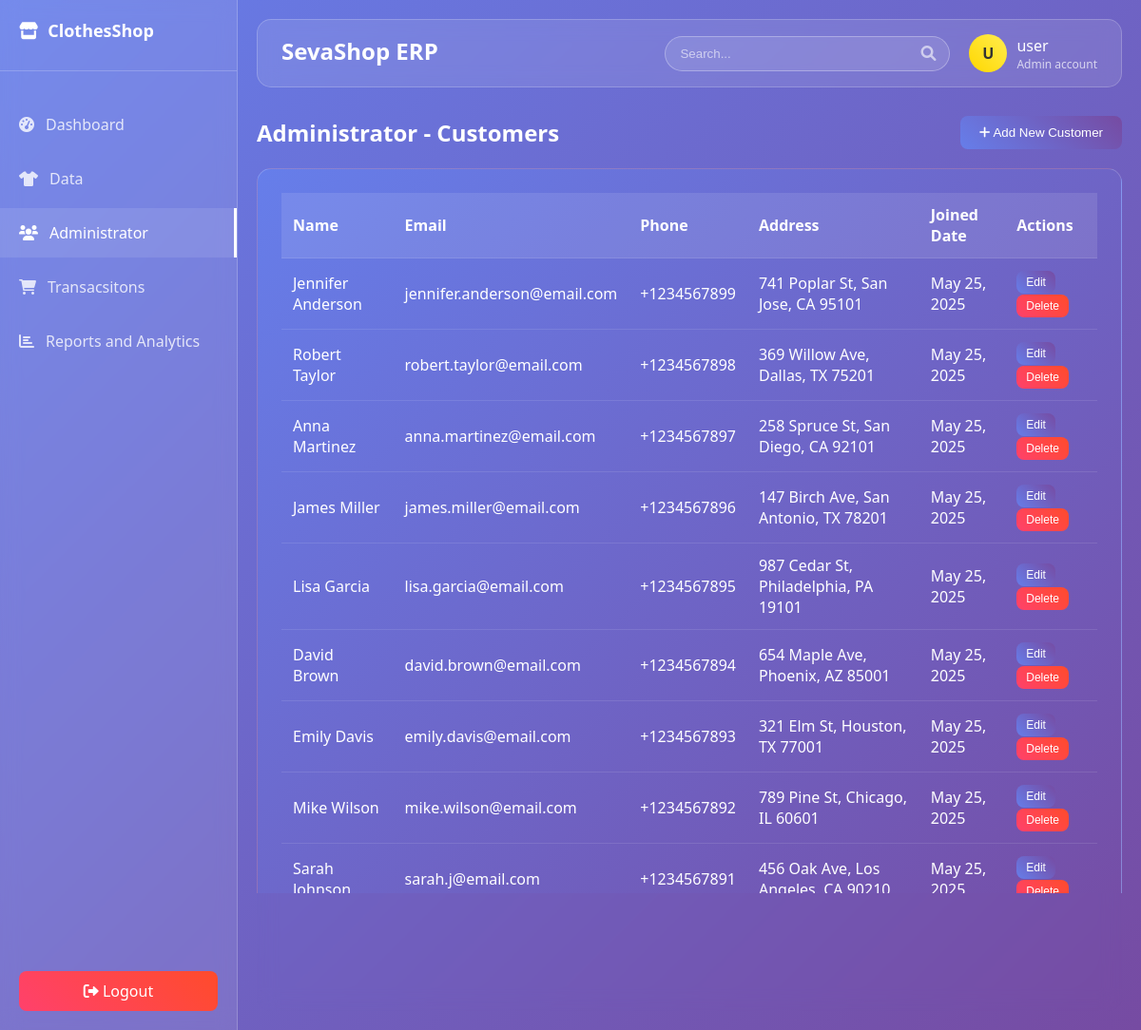
The page /customers/ (signed in) on the database its author committed.
### erp_app/models.py (models this page shows, shortened)
class Customer(models.Model):
    name = models.CharField(max_length=200)
    email = models.EmailField()
    phone = models.CharField(max_length=20)
    address = models.TextField()
    created_at = models.DateTimeField(auto_now_add=True)

### erp_app/views.py (the view, shortened to what this page needs)
# urls.py: path('customers/', views.customers, name='customers'),
@login_required
def customers(request):
    customers = Customer.objects.all().order_by('-created_at')
    context = {
        'customers': customers,
    }
    return render(request, 'customers.html', context)

### templates/customers.html (shortened to what this page needs)
{% extends 'base.html' %}
{% block content %}
<div style="display: flex; justify-content: space-between; align-items: center; margin-bottom: 20px;">
    <h2>Administrator - Customers</h2>
    <button class="btn btn-primary" onclick="toggleAddForm()">
        <i class="fas fa-plus"></i> Add New Customer
    </button>
</div>
<div class="table-container">
    <table>
        <thead>
            <tr>
                <th>Name</th>
                <th>Email</th>
                <th>Phone</th>
                <th>Address</th>
                <th>Joined Date</th>
                <th>Actions</th>
            </tr>
        </thead>
        <tbody>
            {% for customer in customers %}
            <tr>
                <td>{{ customer.name }}</td>
                <td>{{ customer.email }}</td>
                <td>{{ customer.phone }}</td>
                <td>{{ customer.address|truncatechars:50 }}</td>
                <td>{{ customer.created_at|date:"M d, Y" }}</td>
                <td>
                    <button class="btn btn-primary" style="padding: 5px 10px; font-size: 12px;">Edit</button>
                    <button class="btn btn-danger" style="padding: 5px 10px; font-size: 12px;">Delete</button>
                </td>
            </tr>
            {% empty %}
            <tr>
                <td colspan="6" style="text-align: center; opacity: 0.7;">No customers found. Add your first customer!</td>
            </tr>
            {% endfor %}
        </tbody>
    </table>
</div>
{% endblock %}

### templates/base.html (shortened to what this page needs)
<!DOCTYPE html>
<html lang="en">
<head>
    <link href="https://cdnjs.cloudflare.com/ajax/libs/font-awesome/6.0.0/css/all.min.css" rel="stylesheet">
</head>
<body>
    <div class="container">
        {% if user.is_authenticated %}
        <div class="sidebar">
            <div class="logo">
                <h2><i class="fas fa-store"></i> ClothesShop</h2>
            </div>
            <ul class="nav-menu">
                <li class="nav-item">
                    <a href="{% url 'dashboard' %}" class="nav-link {% if request.resolver_match.url_name == 'dashboard' %}active{% endif %}">
                        <i class="fas fa-tachometer-alt"></i> Dashboard
                    </a>
                </li>
                <li class="nav-item">
                    <a href="{% url 'products' %}" class="nav-link {% if request.resolver_match.url_name == 'products' %}active{% endif %}">
                        <i class="fas fa-tshirt"></i> Data
                    </a>
                </li>
                <li class="nav-item">
                    <a href="{% url 'customers' %}" class="nav-link {% if request.resolver_match.url_name == 'customers' %}active{% endif %}">
                        <i class="fas fa-users"></i> Administrator
                    </a>
                </li>
                <li class="nav-item">
                    <a href="{% url 'sales' %}" class="nav-link {% if request.resolver_match.url_name == 'sales' %}active{% endif %}">
                        <i class="fas fa-shopping-cart"></i> Transacsitons
                    </a>
                </li>
                <li class="nav-item">
                    <a href="{% url 'reports' %}" class="nav-link {% if request.resolver_match.url_name == 'reports' %}active{% endif %}">
                        <i class="fas fa-chart-bar"></i>  Reports and Analytics
                    </a>
                </li>
            </ul>
            <div class="logout-btn">
                <a href="{% url 'logout' %}" class="btn btn-danger" style="width: 100%; text-align: center;">
                    <i class="fas fa-sign-out-alt"></i> Logout
                </a>
            </div>
        </div>
        {% endif %}
        <div class="main-content">
            {% if user.is_authenticated %}
            <div class="header">
                <div class="header-left">
                    <h1>SevaShop ERP</h1>
                </div>
                <div class="header-right">
                    <div class="search-box">
                        <input type="text" placeholder="Search...">
                        <i class="fas fa-search"></i>
                    </div>
                    <div class="user-profile">
                        <div class="user-avatar">{{ user.first_name.0|default:user.username.0|upper }}</div>
                        <div>
                            <div style="font-weight: 500;">{{ user.first_name|default:user.username }}</div>
                            <div style="font-size: 12px; opacity: 0.7;">Admin account</div>
                        </div>
                    </div>
                </div>
            </div>
            {% endif %}
            {% block content %}
            {% endblock %}
        </div>
    </div>
</body>
</html>

### templates/base.html (style rules this page uses)
* { margin: 0; padding: 0; box-sizing: border-box; }
body { font-family: 'Segoe UI', Tahoma, Geneva, Verdana, sans-serif; background: linear-gradient(135deg, #667eea 0%, #764ba2 100%); min-height: 100vh; color: #fff; }
.container { display: flex; min-height: 100vh; }
.sidebar { width: 250px; background: rgba(255, 255, 255, 0.1); backdrop-filter: blur(10px); border-right: 1px solid rgba(255, 255, 255, 0.2); padding: 20px 0; }
.logo { padding: 0 20px 30px; border-bottom: 1px solid rgba(255, 255, 255, 0.2); margin-bottom: 30px; }
.logo h2 { color: #fff; font-size: 18px; display: flex; align-items: center; gap: 10px; }
.nav-menu { list-style: none; }
.nav-item { margin-bottom: 5px; }
.nav-link { display: flex; align-items: center; padding: 15px 20px; color: rgba(255, 255, 255, 0.8); text-decoration: none; transition: all 0.3s ease; gap: 12px; }
.nav-link:hover, .nav-link.active { background: rgba(255, 255, 255, 0.1); color: #fff; border-right: 3px solid #fff; }
.main-content { flex: 1; padding: 20px; overflow-y: auto; }
.header { display: flex; justify-content: space-between; align-items: center; margin-bottom: 30px; background: rgba(255, 255, 255, 0.1); backdrop-filter: blur(10px); padding: 15px 25px; border-radius: 15px; border: 1px solid rgba(255, 255, 255, 0.2); }
.header-left h1 { font-size: 24px; margin-bottom: 5px; }
.header-right { display: flex; align-items: center; gap: 20px; }
.search-box { position: relative; }
.search-box input { background: rgba(255, 255, 255, 0.1); border: 1px solid rgba(255, 255, 255, 0.3); border-radius: 25px; padding: 10px 40px 10px 15px; color: #fff; width: 300px; }
.search-box input::placeholder { color: rgba(255, 255, 255, 0.6); }
.search-box i { position: absolute; right: 15px; top: 50%; transform: translateY(-50%); color: rgba(255, 255, 255, 0.6); }
.user-profile { display: flex; align-items: center; gap: 10px; }
.user-avatar { width: 40px; height: 40px; border-radius: 50%; background: linear-gradient(45deg, #ffd700, #ffed4e); display: flex; align-items: center; justify-content: center; font-weight: bold; color: #333; }
.table-container { background: linear-gradient(135deg, #667eea 0%, #764ba2 100%); backdrop-filter: blur(10px); border-radius: 15px; padding: 25px; border: 1px solid rgba(255, 255, 255, 0.2); overflow-x: auto; }
table { width: 100%; border-collapse: collapse; }
th, td { padding: 12px; text-align: left; border-bottom: 1px solid rgba(255, 255, 255, 0.1); }
th { background: rgba(255, 255, 255, 0.1); font-weight: 600; }
.btn { background: linear-gradient(45deg, #667eea, #764ba2); color: white; border: none; padding: 10px 20px; border-radius: 8px; cursor: pointer; text-decoration: none; display: inline-block; transition: all 0.3s ease; }
.btn-primary { background: linear-gradient(45deg, #667eea, #764ba2); }
.btn-danger { background: linear-gradient(45deg, #ff416c, #ff4b2b); }
.logout-btn { position: absolute; bottom: 20px; left: 20px; right: 20px; }

### rows shown on the page
Customer: name "Jennifer Anderson", email "jennifer.anderson@email.com", phone "+1234567899", address "741 Poplar St, San Jose, CA 95101", created_at "May 25, 2025"
Customer: name "Robert Taylor", email "robert.taylor@email.com", phone "+1234567898", address "369 Willow Ave, Dallas, TX 75201", created_at "May 25, 2025"
Customer: name "Anna Martinez", email "anna.martinez@email.com", phone "+1234567897", address "258 Spruce St, San Diego, CA 92101", created_at "May 25, 2025"
Customer: name "James Miller", email "james.miller@email.com", phone "+1234567896", address "147 Birch Ave, San Antonio, TX 78201", created_at "May 25, 2025"
Customer: name "Lisa Garcia", email "lisa.garcia@email.com", phone "+1234567895", address "987 Cedar St, Philadelphia, PA 19101", created_at "May 25, 2025"
Customer: name "David Brown", email "david.brown@email.com", phone "+1234567894", address "654 Maple Ave, Phoenix, AZ 85001", created_at "May 25, 2025"
Customer: name "Emily Davis", email "emily.davis@email.com", phone "+1234567893", address "321 Elm St, Houston, TX 77001", created_at "May 25, 2025"
Customer: name "Mike Wilson", email "mike.wilson@email.com", phone "+1234567892", address "789 Pine St, Chicago, IL 60601", created_at "May 25, 2025"
Customer: name "Sarah Johnson", email "sarah.j@email.com", phone "+1234567891", address "456 Oak Ave, Los Angeles, CA 90210", created_at "May 25, 2025"

### other values the page prints
{{ user.first_name.0|default:user.username.0|upper }} "U"
{{ user.first_name|default:user.username }} "user"
